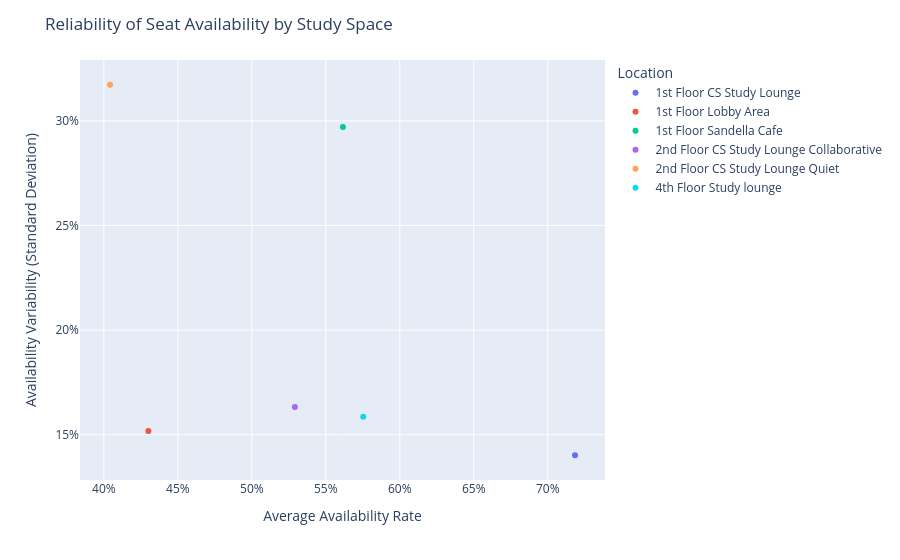

Notebook code for this chart:
### Code cell
import plotly.express as px

fig = px.scatter(
    reliability_data,
    x="avg_availability",
    y="availability_std",
    color="location",
    custom_data=[
        "location",
        "avg_occupancy",
        "traffic_level"
    ]
)

fig.update_traces(
    hovertemplate=
    "<b>%{customdata[0]}</b><br><br>"
    "Average Availability: %{x:.1%}<br>"
    "Availability Variability: %{y:.1%}<br>"
    "Average Occupancy: %{customdata[1]:.1%}<br>"
    "Traffic Level: %{customdata[2]}"
    "<extra></extra>"
)

fig.update_layout(
    title="Reliability of Seat Availability by Study Space",
    xaxis_title="Average Availability Rate",
    yaxis_title="Availability Variability (Standard Deviation)",
    legend_title_text="Location"
)

fig.update_xaxes(tickformat=".0%")
fig.update_yaxes(tickformat=".0%")

fig.show()

### Figure 1 — Plotly figure (JSON) as saved in the notebook; plotly's stock layout.template omitted (floating-point values rounded to 4 significant figures)
{"data": [{"customdata": [["1st Floor CS Study Lounge", 0.2816, "Low Traffic"]], "hovertemplate": "<b>%{customdata[0]}</b><br><br>Average Availability: %{x:.1%}<br>Availability Variability: %{y:.1%}<br>Average Occupancy: %{customdata[1]:.1%}<br>Traffic Level: %{customdata[2]}<extra></extra>", "legendgroup": "1st Floor CS Study Lounge", "marker": {"color": "#636efa", "symbol": "circle"}, "mode": "markers", "name": "1st Floor CS Study Lounge", "orientation": "v", "showlegend": true, "type": "scatter", "x": [0.7184], "xaxis": "x", "y": [0.1402], "yaxis": "y"}, {"customdata": [["1st Floor Lobby Area", 0.5699, "High Traffic"]], "hovertemplate": "<b>%{customdata[0]}</b><br><br>Average Availability: %{x:.1%}<br>Availability Variability: %{y:.1%}<br>Average Occupancy: %{customdata[1]:.1%}<br>Traffic Level: %{customdata[2]}<extra></extra>", "legendgroup": "1st Floor Lobby Area", "marker": {"color": "#EF553B", "symbol": "circle"}, "mode": "markers", "name": "1st Floor Lobby Area", "orientation": "v", "showlegend": true, "type": "scatter", "x": [0.4301], "xaxis": "x", "y": [0.1518], "yaxis": "y"}, {"customdata": [["1st Floor Sandella Cafe", 0.4384, "High Traffic"]], "hovertemplate": "<b>%{customdata[0]}</b><br><br>Average Availability: %{x:.1%}<br>Availability Variability: %{y:.1%}<br>Average Occupancy: %{customdata[1]:.1%}<br>Traffic Level: %{customdata[2]}<extra></extra>", "legendgroup": "1st Floor Sandella Cafe", "marker": {"color": "#00cc96", "symbol": "circle"}, "mode": "markers", "name": "1st Floor Sandella Cafe", "orientation": "v", "showlegend": true, "type": "scatter", "x": [0.5616], "xaxis": "x", "y": [0.297], "yaxis": "y"}, {"customdata": [["2nd Floor CS Study Lounge Collaborative", 0.4709, "Low Traffic"]], "hovertemplate": "<b>%{customdata[0]}</b><br><br>Average Availability: %{x:.1%}<br>Availability Variability: %{y:.1%}<br>Average Occupancy: %{customdata[1]:.1%}<br>Traffic Level: %{customdata[2]}<extra></extra>", "legendgroup": "2nd Floor CS Study Lounge Collaborative", "marker": {"color": "#ab63fa", "symbol": "circle"}, "mode": "markers", "name": "2nd Floor CS Study Lounge Collaborative", "orientation": "v", "showlegend": true, "type": "scatter", "x": [0.5291], "xaxis": "x", "y": [0.1633], "yaxis": "y"}, {"customdata": [["2nd Floor CS Study Lounge Quiet", 0.5959, "Low Traffic"]], "hovertemplate": "<b>%{customdata[0]}</b><br><br>Average Availability: %{x:.1%}<br>Availability Variability: %{y:.1%}<br>Average Occupancy: %{customdata[1]:.1%}<br>Traffic Level: %{customdata[2]}<extra></extra>", "legendgroup": "2nd Floor CS Study Lounge Quiet", "marker": {"color": "#FFA15A", "symbol": "circle"}, "mode": "markers", "name": "2nd Floor CS Study Lounge Quiet", "orientation": "v", "showlegend": true, "type": "scatter", "x": [0.4041], "xaxis": "x", "y": [0.3173], "yaxis": "y"}, {"customdata": [["4th Floor Study lounge", 0.4247, "Low Traffic"]], "hovertemplate": "<b>%{customdata[0]}</b><br><br>Average Availability: %{x:.1%}<br>Availability Variability: %{y:.1%}<br>Average Occupancy: %{customdata[1]:.1%}<br>Traffic Level: %{customdata[2]}<extra></extra>", "legendgroup": "4th Floor Study lounge", "marker": {"color": "#19d3f3", "symbol": "circle"}, "mode": "markers", "name": "4th Floor Study lounge", "orientation": "v", "showlegend": true, "type": "scatter", "x": [0.5753], "xaxis": "x", "y": [0.1586], "yaxis": "y"}], "layout": {"legend": {"title": {"text": "Location"}, "tracegroupgap": 0}, "margin": {"t": 60}, "title": {"text": "Reliability of Seat Availability by Study Space"}, "xaxis": {"anchor": "y", "domain": [0, 1], "tickformat": ".0%", "title": {"text": "Average Availability Rate"}}, "yaxis": {"anchor": "x", "domain": [0, 1], "tickformat": ".0%", "title": {"text": "Availability Variability (Standard Deviation)"}}}}
